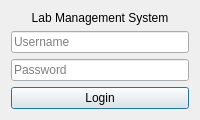
<?xml version="1.0" encoding="UTF-8"?>
<ui version="4.0">
 <class>LoginDialog</class>
 <widget class="QDialog" name="LoginDialog">
  <property name="windowTitle">
   <string>Login</string>
  </property>
  <layout class="QVBoxLayout" name="verticalLayout">
   <item>
    <widget class="QLabel" name="titleLabel">
     <property name="text">
      <string>Lab Management System</string>
     </property>
     <property name="alignment">
      <set>Qt::AlignHCenter|Qt::AlignVCenter</set>
     </property>
    </widget>
   </item>
   <item>
    <widget class="QLineEdit" name="userLineEdit">
     <property name="placeholderText">
      <string>Username</string>
     </property>
    </widget>
   </item>
   <item>
    <widget class="QLineEdit" name="passLineEdit">
     <property name="placeholderText">
      <string>Password</string>
     </property>
    </widget>
   </item>
   <item>
    <widget class="QPushButton" name="loginButton">
     <property name="text">
      <string>Login</string>
     </property>
    </widget>
   </item>
  </layout>
 </widget>
 <resources/>
 <connections/>
</ui>
